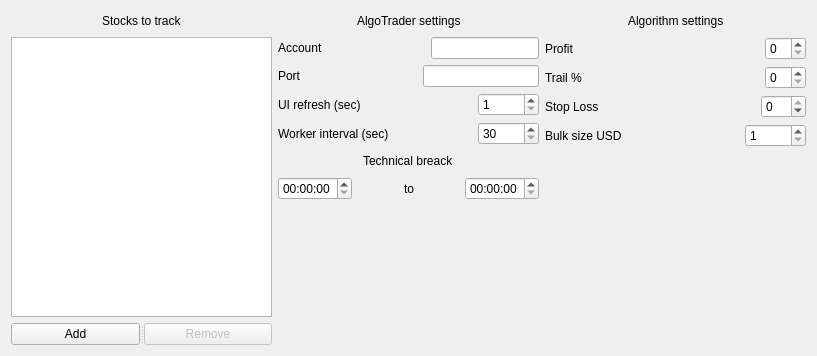
<?xml version="1.0" encoding="UTF-8"?>
<ui version="4.0">
 <class>fmSettings</class>
 <widget class="QWidget" name="fmSettings">
  <property name="geometry">
   <rect>
    <x>0</x>
    <y>0</y>
    <width>817</width>
    <height>356</height>
   </rect>
  </property>
  <property name="windowTitle">
   <string>Settings</string>
  </property>
  <layout class="QGridLayout" name="gridLayout">
   <item row="0" column="0">
    <layout class="QHBoxLayout" name="horizontalLayout_14">
     <item>
      <layout class="QVBoxLayout" name="verticalLayout_3">
       <item>
        <layout class="QHBoxLayout" name="horizontalLayout_10">
         <item>
          <spacer name="horizontalSpacer_12">
           <property name="orientation">
            <enum>Qt::Horizontal</enum>
           </property>
           <property name="sizeHint" stdset="0">
            <size>
             <width>40</width>
             <height>20</height>
            </size>
           </property>
          </spacer>
         </item>
         <item>
          <widget class="QLabel" name="label">
           <property name="text">
            <string>Stocks to track</string>
           </property>
          </widget>
         </item>
         <item>
          <spacer name="horizontalSpacer_13">
           <property name="orientation">
            <enum>Qt::Horizontal</enum>
           </property>
           <property name="sizeHint" stdset="0">
            <size>
             <width>40</width>
             <height>20</height>
            </size>
           </property>
          </spacer>
         </item>
        </layout>
       </item>
       <item>
        <widget class="QListWidget" name="lstCandidates">
         <property name="selectionMode">
          <enum>QAbstractItemView::SingleSelection</enum>
         </property>
        </widget>
       </item>
       <item>
        <widget class="QSplitter" name="splitter">
         <property name="orientation">
          <enum>Qt::Horizontal</enum>
         </property>
         <widget class="QPushButton" name="btnAddC">
          <property name="text">
           <string>Add</string>
          </property>
         </widget>
         <widget class="QPushButton" name="btnRemoveC">
          <property name="enabled">
           <bool>false</bool>
          </property>
          <property name="text">
           <string>Remove</string>
          </property>
         </widget>
        </widget>
       </item>
      </layout>
     </item>
     <item>
      <layout class="QVBoxLayout" name="verticalLayout_6">
       <item>
        <layout class="QVBoxLayout" name="verticalLayout">
         <item>
          <layout class="QHBoxLayout" name="horizontalLayout_4">
           <item>
            <spacer name="horizontalSpacer_4">
             <property name="orientation">
              <enum>Qt::Horizontal</enum>
             </property>
             <property name="sizeHint" stdset="0">
              <size>
               <width>40</width>
               <height>20</height>
              </size>
             </property>
            </spacer>
           </item>
           <item>
            <widget class="QLabel" name="label_3">
             <property name="text">
              <string>AlgoTrader settings</string>
             </property>
            </widget>
           </item>
           <item>
            <spacer name="horizontalSpacer_5">
             <property name="orientation">
              <enum>Qt::Horizontal</enum>
             </property>
             <property name="sizeHint" stdset="0">
              <size>
               <width>40</width>
               <height>20</height>
              </size>
             </property>
            </spacer>
           </item>
          </layout>
         </item>
         <item>
          <layout class="QHBoxLayout" name="horizontalLayout_3">
           <item>
            <widget class="QLabel" name="label_8">
             <property name="text">
              <string>Account</string>
             </property>
            </widget>
           </item>
           <item>
            <spacer name="horizontalSpacer">
             <property name="orientation">
              <enum>Qt::Horizontal</enum>
             </property>
             <property name="sizeHint" stdset="0">
              <size>
               <width>40</width>
               <height>20</height>
              </size>
             </property>
            </spacer>
           </item>
           <item>
            <widget class="QLineEdit" name="txtAccount"/>
           </item>
          </layout>
         </item>
         <item>
          <layout class="QHBoxLayout" name="horizontalLayout_2">
           <item>
            <widget class="QLabel" name="label_9">
             <property name="text">
              <string>Port</string>
             </property>
            </widget>
           </item>
           <item>
            <spacer name="horizontalSpacer_2">
             <property name="orientation">
              <enum>Qt::Horizontal</enum>
             </property>
             <property name="sizeHint" stdset="0">
              <size>
               <width>40</width>
               <height>20</height>
              </size>
             </property>
            </spacer>
           </item>
           <item>
            <widget class="QLineEdit" name="txtPort"/>
           </item>
          </layout>
         </item>
         <item>
          <layout class="QHBoxLayout" name="horizontalLayout">
           <item>
            <widget class="QLabel" name="label_10">
             <property name="text">
              <string>UI refresh (sec)</string>
             </property>
            </widget>
           </item>
           <item>
            <spacer name="horizontalSpacer_3">
             <property name="orientation">
              <enum>Qt::Horizontal</enum>
             </property>
             <property name="sizeHint" stdset="0">
              <size>
               <width>40</width>
               <height>20</height>
              </size>
             </property>
            </spacer>
           </item>
           <item>
            <widget class="QSpinBox" name="spIntervalUi">
             <property name="minimum">
              <number>1</number>
             </property>
             <property name="maximum">
              <number>99999</number>
             </property>
            </widget>
           </item>
          </layout>
         </item>
         <item>
          <layout class="QHBoxLayout" name="horizontalLayout_13">
           <item>
            <widget class="QLabel" name="label_13">
             <property name="text">
              <string>Worker interval (sec)</string>
             </property>
            </widget>
           </item>
           <item>
            <spacer name="horizontalSpacer_18">
             <property name="orientation">
              <enum>Qt::Horizontal</enum>
             </property>
             <property name="sizeHint" stdset="0">
              <size>
               <width>40</width>
               <height>20</height>
              </size>
             </property>
            </spacer>
           </item>
           <item>
            <widget class="QSpinBox" name="spIntervalWorker">
             <property name="minimum">
              <number>30</number>
             </property>
             <property name="maximum">
              <number>99999</number>
             </property>
            </widget>
           </item>
          </layout>
         </item>
        </layout>
       </item>
       <item>
        <layout class="QVBoxLayout" name="verticalLayout_5">
         <item>
          <layout class="QHBoxLayout" name="horizontalLayout_12">
           <item>
            <spacer name="horizontalSpacer_17">
             <property name="orientation">
              <enum>Qt::Horizontal</enum>
             </property>
             <property name="sizeHint" stdset="0">
              <size>
               <width>40</width>
               <height>20</height>
              </size>
             </property>
            </spacer>
           </item>
           <item>
            <widget class="QLabel" name="label_12">
             <property name="text">
              <string>Technical breack</string>
             </property>
            </widget>
           </item>
           <item>
            <spacer name="horizontalSpacer_16">
             <property name="orientation">
              <enum>Qt::Horizontal</enum>
             </property>
             <property name="sizeHint" stdset="0">
              <size>
               <width>40</width>
               <height>20</height>
              </size>
             </property>
            </spacer>
           </item>
          </layout>
         </item>
         <item>
          <layout class="QHBoxLayout" name="horizontalLayout_11">
           <item>
            <widget class="QTimeEdit" name="tmTechFrom"/>
           </item>
           <item>
            <spacer name="horizontalSpacer_14">
             <property name="orientation">
              <enum>Qt::Horizontal</enum>
             </property>
             <property name="sizeHint" stdset="0">
              <size>
               <width>40</width>
               <height>20</height>
              </size>
             </property>
            </spacer>
           </item>
           <item>
            <widget class="QLabel" name="label_11">
             <property name="text">
              <string>to</string>
             </property>
            </widget>
           </item>
           <item>
            <spacer name="horizontalSpacer_15">
             <property name="orientation">
              <enum>Qt::Horizontal</enum>
             </property>
             <property name="sizeHint" stdset="0">
              <size>
               <width>40</width>
               <height>20</height>
              </size>
             </property>
            </spacer>
           </item>
           <item>
            <widget class="QTimeEdit" name="tmTechTo"/>
           </item>
          </layout>
         </item>
        </layout>
       </item>
       <item>
        <spacer name="verticalSpacer_2">
         <property name="orientation">
          <enum>Qt::Vertical</enum>
         </property>
         <property name="sizeHint" stdset="0">
          <size>
           <width>20</width>
           <height>40</height>
          </size>
         </property>
        </spacer>
       </item>
      </layout>
     </item>
     <item>
      <layout class="QVBoxLayout" name="verticalLayout_4">
       <item>
        <layout class="QVBoxLayout" name="verticalLayout_2">
         <item>
          <layout class="QHBoxLayout" name="horizontalLayout_9">
           <item>
            <spacer name="horizontalSpacer_7">
             <property name="orientation">
              <enum>Qt::Horizontal</enum>
             </property>
             <property name="sizeHint" stdset="0">
              <size>
               <width>40</width>
               <height>20</height>
              </size>
             </property>
            </spacer>
           </item>
           <item>
            <widget class="QLabel" name="label_2">
             <property name="text">
              <string>Algorithm settings</string>
             </property>
            </widget>
           </item>
           <item>
            <spacer name="horizontalSpacer_6">
             <property name="orientation">
              <enum>Qt::Horizontal</enum>
             </property>
             <property name="sizeHint" stdset="0">
              <size>
               <width>40</width>
               <height>20</height>
              </size>
             </property>
            </spacer>
           </item>
          </layout>
         </item>
         <item>
          <layout class="QHBoxLayout" name="horizontalLayout_8">
           <item>
            <widget class="QLabel" name="label_4">
             <property name="text">
              <string>Profit</string>
             </property>
            </widget>
           </item>
           <item>
            <spacer name="horizontalSpacer_8">
             <property name="orientation">
              <enum>Qt::Horizontal</enum>
             </property>
             <property name="sizeHint" stdset="0">
              <size>
               <width>40</width>
               <height>20</height>
              </size>
             </property>
            </spacer>
           </item>
           <item>
            <widget class="QSpinBox" name="spProfit"/>
           </item>
          </layout>
         </item>
         <item>
          <layout class="QHBoxLayout" name="horizontalLayout_7">
           <item>
            <widget class="QLabel" name="label_6">
             <property name="text">
              <string>Trail %</string>
             </property>
            </widget>
           </item>
           <item>
            <spacer name="horizontalSpacer_9">
             <property name="orientation">
              <enum>Qt::Horizontal</enum>
             </property>
             <property name="sizeHint" stdset="0">
              <size>
               <width>40</width>
               <height>20</height>
              </size>
             </property>
            </spacer>
           </item>
           <item>
            <widget class="QSpinBox" name="spTrail"/>
           </item>
          </layout>
         </item>
         <item>
          <layout class="QHBoxLayout" name="horizontalLayout_6">
           <item>
            <widget class="QLabel" name="label_5">
             <property name="text">
              <string>Stop Loss</string>
             </property>
            </widget>
           </item>
           <item>
            <spacer name="horizontalSpacer_10">
             <property name="orientation">
              <enum>Qt::Horizontal</enum>
             </property>
             <property name="sizeHint" stdset="0">
              <size>
               <width>40</width>
               <height>20</height>
              </size>
             </property>
            </spacer>
           </item>
           <item>
            <widget class="QSpinBox" name="spLoss">
             <property name="minimum">
              <number>-99</number>
             </property>
             <property name="maximum">
              <number>0</number>
             </property>
            </widget>
           </item>
          </layout>
         </item>
         <item>
          <layout class="QHBoxLayout" name="horizontalLayout_5">
           <item>
            <widget class="QLabel" name="label_7">
             <property name="text">
              <string>Bulk size USD</string>
             </property>
            </widget>
           </item>
           <item>
            <spacer name="horizontalSpacer_11">
             <property name="orientation">
              <enum>Qt::Horizontal</enum>
             </property>
             <property name="sizeHint" stdset="0">
              <size>
               <width>40</width>
               <height>20</height>
              </size>
             </property>
            </spacer>
           </item>
           <item>
            <widget class="QSpinBox" name="spBulck">
             <property name="minimum">
              <number>1</number>
             </property>
             <property name="maximum">
              <number>10000</number>
             </property>
            </widget>
           </item>
          </layout>
         </item>
        </layout>
       </item>
       <item>
        <spacer name="verticalSpacer">
         <property name="orientation">
          <enum>Qt::Vertical</enum>
         </property>
         <property name="sizeHint" stdset="0">
          <size>
           <width>20</width>
           <height>40</height>
          </size>
         </property>
        </spacer>
       </item>
      </layout>
     </item>
    </layout>
   </item>
  </layout>
 </widget>
 <resources/>
 <connections/>
</ui>
